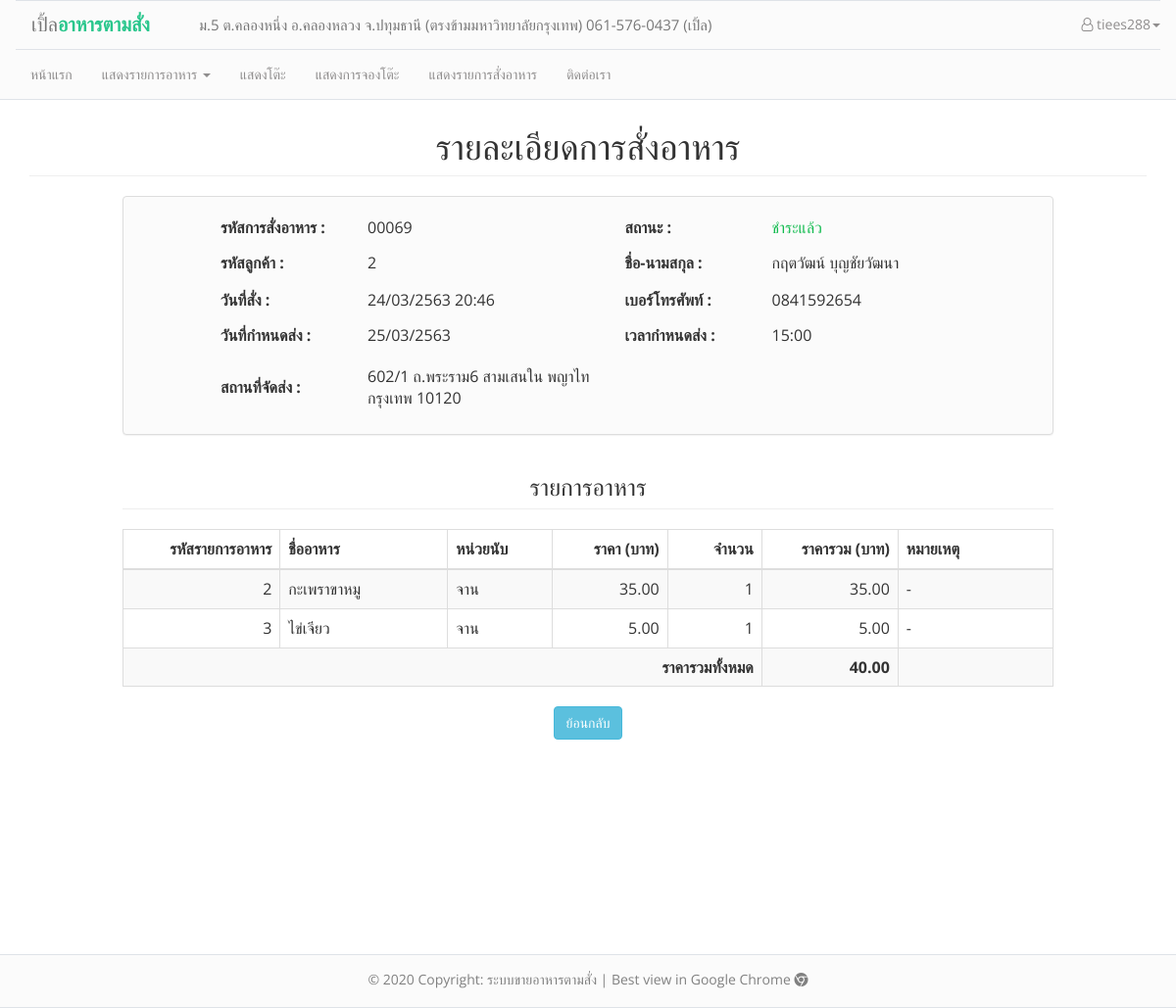
The page /order_detailed.php?oid=00069 (signed in) on the database its author committed.
### tables this page shows
CREATE TABLE `customers` (
  `cusid` int(5) NOT NULL AUTO_INCREMENT,
  `cus_name` varchar(50) NOT NULL,
  `cus_user` varchar(20) NOT NULL,
  `cus_birth` date DEFAULT NULL,
  `cus_tel` varchar(15) NOT NULL,
  `cus_email` varchar(30) NOT NULL,
  `cus_status` int(1) NOT NULL,
  `cus_password` char(40) NOT NULL,
  `cus_postnum` varchar(5) NOT NULL,
  `cus_address` varchar(100) NOT NULL,
  PRIMARY KEY (`cusid`)
);

CREATE TABLE `orders` (
  `orderid` int(5) unsigned zerofill NOT NULL AUTO_INCREMENT COMMENT 'รหัสการสั่ง',
  `orderdate` datetime NOT NULL COMMENT 'วัน/เวลาที่สั่ง',
  `order_date_tobedelivery` date NOT NULL COMMENT 'วันกำหนดส่ง',
  `order_time_tobedelivery` time NOT NULL COMMENT 'เวลากำหนดส่ง',
  `order_date_delivered` date NOT NULL COMMENT 'วันที่ส่ง',
  `order_time_delivered` time NOT NULL COMMENT 'เวลาส่ง',
  `order_delivery_place` varchar(100) NOT NULL COMMENT 'สถานที่ส่ง',
  `order_status` int(1) NOT NULL COMMENT 'สถานะการสั่ง',
  `order_type` int(1) NOT NULL COMMENT 'ประเภทการสั่ง',
  `order_totalprice` float(7,2) NOT NULL COMMENT 'ราคารวม',
  `order_evidence` varchar(100) NOT NULL COMMENT 'หลักฐานการชำระ',
  `order_evidence_date` datetime NOT NULL,
  `tables_no` int(5) DEFAULT NULL,
  `payno` int(5) unsigned zerofill DEFAULT NULL,
  `payno_cancel` int(5) unsigned zerofill DEFAULT NULL COMMENT 'ใบเสร็จที่ถูกยกเลิก',
  `cusid` int(5) NOT NULL,
  `reserv_id` int(5) unsigned zerofill DEFAULT NULL,
  PRIMARY KEY (`orderid`),
  KEY `tables_no` (`tables_no`),
  KEY `bill_no` (`payno`),
  KEY `cusid` (`cusid`),
  KEY `reserv_id` (`reserv_id`),
  KEY `payno_cancel` (`payno_cancel`),
  CONSTRAINT `orders_ibfk_1` FOREIGN KEY (`cusid`) REFERENCES `customers` (`cusid`),
  CONSTRAINT `orders_ibfk_2` FOREIGN KEY (`tables_no`) REFERENCES `tables` (`tables_no`),
  CONSTRAINT `orders_ibfk_4` FOREIGN KEY (`payno`) REFERENCES `payment` (`payno`),
  CONSTRAINT `orders_ibfk_5` FOREIGN KEY (`reserv_id`) REFERENCES `reservations` (`reserv_id`),
  CONSTRAINT `orders_ibfk_6` FOREIGN KEY (`payno_cancel`) REFERENCES `payment` (`payno`)
);

CREATE TABLE `orderdetails` (
  `orderdetid` int(5) unsigned zerofill NOT NULL AUTO_INCREMENT,
  `orderdet_amount` int(3) NOT NULL COMMENT 'จำนวนอาหารที่สั่ง',
  `orderdet_status` int(1) NOT NULL COMMENT 'สถานะ',
  `orderdet_price` float(7,2) NOT NULL COMMENT 'ราคาที่สั่ง',
  `orderdet_note` varchar(100) NOT NULL COMMENT 'หมายเหตุ',
  `orderid` int(5) unsigned zerofill NOT NULL,
  `foodid` int(5) NOT NULL,
  PRIMARY KEY (`orderdetid`),
  KEY `orderid` (`orderid`),
  KEY `foodid` (`foodid`),
  CONSTRAINT `orderdetails_ibfk_2` FOREIGN KEY (`foodid`) REFERENCES `foods` (`foodid`),
  CONSTRAINT `orderdetails_ibfk_3` FOREIGN KEY (`orderid`) REFERENCES `orders` (`orderid`) ON DELETE CASCADE ON UPDATE CASCADE
);

CREATE TABLE `foods` (
  `foodid` int(5) NOT NULL AUTO_INCREMENT,
  `food_name` varchar(50) NOT NULL,
  `food_type` int(1) NOT NULL COMMENT 'ประเภทอาหาร',
  `food_price` float(7,2) NOT NULL,
  `food_qty` int(4) NOT NULL COMMENT 'จำนวน',
  `food_count` varchar(30) NOT NULL,
  `food_image` varchar(100) NOT NULL,
  `food_recomend` int(1) NOT NULL DEFAULT '0' COMMENT 'จำนวนการแนะนำ',
  `food_status` int(1) NOT NULL DEFAULT '0',
  PRIMARY KEY (`foodid`)
);

### conf/function.php (called while the page is built, shortened)
<?php
function tothaiyear($dates)
{
    $date = date("d-m-Y", strtotime($dates));
    $d1 = substr($date, 0, 2);
    $m1 = substr($date, 3, 2);
    $y = substr($date, 6, 4);
    $y1 = $y + 543;
    if ($date == "") {
        return "";
    } else {
        return $d1 . "/" . $m1 . "/" . $y1;
    }
}
function dt_tothaiyear($dates)
{
    $date = date("d-m-Y H:i", strtotime($dates));
    $d1 = substr($date, 0, 2);
    $m1 = substr($date, 3, 2);
    $y = substr($date, 6, 4);
    $y1 = $y + 543;
    $time = substr($date, 11, 6);
    if ($date == "") {
        return "";
    } else {
        return $d1 . "/" . $m1 . "/" . $y1 . " " . $time;
    }
}

### order_detailed.php (the view, shortened to what this page needs)
<head>
</head>
<body>
    <?php
    include("conf/header.php");
    include("conf/connection.php");
    include_once("conf/function.php");
    $sql_orderdata  = "SELECT * FROM orders WHERE orderid = '{$_GET['oid']}'";
    $query_order = mysqli_query($link, $sql_orderdata);
    $order_data = mysqli_fetch_assoc($query_order);
    $sql_cusdata    = "SELECT * FROM customers WHERE cusid = '{$order_data['cusid']}'";
    $query_customer = mysqli_query($link, $sql_cusdata);
    $cus_data = mysqli_fetch_assoc($query_customer);
    switch ($order_data['order_status']) {
        case 2:
            $order_status = "<span style='color:#12BB4F'>ชำระแล้ว</span>";
            break;
    }
    ?>
    <div class="container" style="padding-top: 90px;">
        <div class="col">
            <h1 class="page-header text-center">รายละเอียดการสั่งอาหาร</h1>
            <div class="container" style="width:980px">
                <div class="panel panel-default" align="center" style="background-color:#FBFBFB;">
                    <p>
                        <table width="750px" border="0" align="center">
                            <tr>
                                <td height="13px"></td>
                            </tr>
                            <tr style="padding-top:15px">
                                <td width="" height="36px"><b>รหัสการสั่งอาหาร :</b></td>
                                <td width="30%"><?php echo $_GET['oid'] ?></td>
                                <td width="20%"><b>สถานะ :</b></td>
                                <td><?= $order_status ?></td>
                            </tr>
                            <tr>
                                <td width="" height="36px"><b>รหัสลูกค้า :</b></td>
                                <td width="30%"><?php echo $cus_data['cusid'] ?></td>
                                <td width="20%" height="36px"><b>ชื่อ-นามสกุล :</b></td>
                                <td><?php echo $cus_data['cus_name']; ?></td>
                            </tr>
                            <tr>
                                <td height="40px" width="15%"><b>วันที่สั่ง :</b></td>
                                <td width="35%">
                                    <?= dt_tothaiyear($order_data['orderdate']); ?>
                                </td>
                                <td width="16%" height="40px"><b>เบอร์โทรศัพท์ :</b></td>
                                <td><?php echo $cus_data['cus_tel'] ?></td>
                            </tr>
                            <tr>
                                <td width="15%" height="32px"><b>วันที่กำหนดส่ง :</b></td>
                                <td width="35%">
                                    <?php
                                    if ($order_data['order_date_tobedelivery'] != "0000-00-00")
                                        echo tothaiyear($order_data['order_date_tobedelivery']);
                                    else
                                        echo "-";
                                    ?>
                                </td>
                                <td width="15%" height="32px"><b>เวลากำหนดส่ง :</b></td>
                                <td>
                                    <?php
                                    if (substr($order_data['order_time_tobedelivery'], 0, 5) != "00:00")
                                        echo substr($order_data['order_time_tobedelivery'], 0, 5);
                                    else
                                        echo "-";
                                    ?>
                                </td>
                            </tr>
                            <tr>
                                <td width="20%" height="32px"><b>สถานที่จัดส่ง :</b></td>
                                <td width="30%" height="75px">
                                    <?= $order_data['order_type'] != '1' ? $order_data['order_delivery_place'] : "-" ?>
                                </td>
                            </tr>
                        </table>
                </div>
                <h3 class="page-header text-center">รายการอาหาร</h3>
                <table class="table table-striped table-bordered">
                    <thead>
                        <th style="text-align:right; width:150px">รหัสรายการอาหาร</th>
                        <th width="160px">ชื่ออาหาร</th>
                        <th style="width:100px;">หน่วยนับ</th>
                        <th style="text-align:right; width:110px;">ราคา (บาท)</th>
                        <th style="text-align:right; width:90px;">จำนวน</th>
                        <th style="width:130px; text-align:right">ราคารวม (บาท)</th>
                        <th>หมายเหตุ</th>
                    </thead>
                    <?php
                    $orderdet_sql = "SELECT * FROM orderdetails WHERE orderid = '" . $_GET['oid'] . "' AND orderdet_status != '2'";
                    $orderdet_query = mysqli_query($link, $orderdet_sql);
                    while ($orderdet_data = mysqli_fetch_array($orderdet_query)) {
                        $food_sql = "SELECT food_name, food_count FROM foods WHERE foodid = '" . $orderdet_data['foodid'] . "'";
                        $food_data = mysqli_fetch_assoc(mysqli_query($link, $food_sql));
                    ?>
                        <td align="right"><?php echo $orderdet_data['foodid'] ?></td>
                        <td><?php echo $food_data['food_name']; ?></td>
                        <td><?= $food_data['food_count'] ?></td>
                        <td align="right"><?= number_format($orderdet_data['orderdet_price'], 2); ?></td>
                        <td class="text-right">
                            <?php echo $orderdet_data['orderdet_amount'] ?>
                        </td>
                        <td class="text-right">
                            <?= number_format($orderdet_data['orderdet_amount'] * $orderdet_data['orderdet_price'], 2); ?>
                        </td>
                        <td class="col-md-2">
                            <?= ($orderdet_data['orderdet_note']) ? $orderdet_data['orderdet_note'] : "-" ?>
                        </td>
                    <?php }   ?>
                    <tr>
                        <td colspan="5" class="text-right"><b>ราคารวมทั้งหมด</b></td>
                        <td class="text-right"><b><?= number_format($order_data['order_totalprice'], 2); ?></b></td>
                        <td></td>
                    </tr>
            </div>
            <div class="col-md-offset-3 col-md-6" style="text-align: center;">
                <button type="button" class="btn btn-info" onclick="window.history.back();">ย้อนกลับ</button>
            </div>
        </div>
    </div>
    <br>
    <?php include("conf/footer.php"); ?>
</body>

### conf/header.php (style rules this page uses)
body { font-family: 'Open Sans', sans-serif; height: 98%; }
div.container { min-height: 95% !important; position: relative !important; }

### rows shown on the page
customers: cusid "2", cus_name "กฤตวัฒน์ บุญชัยวัฒนา", cus_tel "0841592654"
orders: orderdate "24/03/2563 20:46", order_date_tobedelivery "25/03/2563", order_time_tobedelivery "15:00", order_delivery_place "602/1 ถ.พระราม6 สามเสนใน พญาไท กรุงเทพ 10120", order_totalprice "40.00"
orderdetails: foodid "2", foodid.food_name "กะเพราขาหมู", foodid.food_count "จาน", orderdet_price "35.00", orderdet_amount "1"
orderdetails: foodid "3", foodid.food_name "ไข่เจียว", foodid.food_count "จาน", orderdet_price "5.00", orderdet_amount "1"

### other values the page prints
$_SESSION['user'] "tiees288"
$_GET['oid'] "00069"
